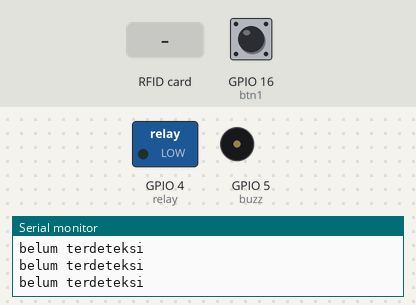
The sketch below on a simulated ESP8266 (NodeMCU). On the bench: switched loads named in the sketch (green lamp = pin HIGH), buzzer (waves = sounding, pin HIGH), the last lines printed to the serial monitor. The inputs (shaded band) are chosen by the test bench; at power-on: GPIO 16 (btn1) LOW. WiFi joins after 1.5 s; servers stay silent unless stated; uploads are accepted with an empty reply.

Above: at 4.1 s.
4.2 s: GPIO 16 (btn1) pulled HIGH for 0.15 s
At 4.8 s:
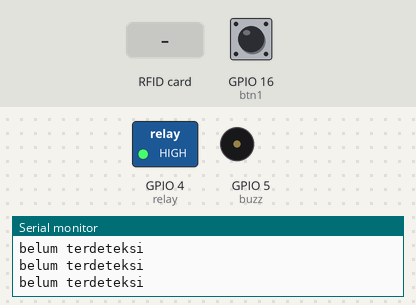
6.9 s: RFID card 12 34 43 21 held to the reader
At 7.7 s:
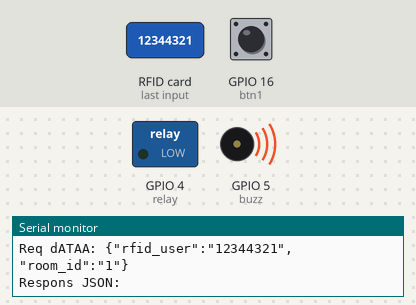
8.8 s: RFID card 5E 7A 19 C4 held to the reader
11.8 s: GPIO 16 (btn1) pulled HIGH for 3.2 s
At 13.8 s:
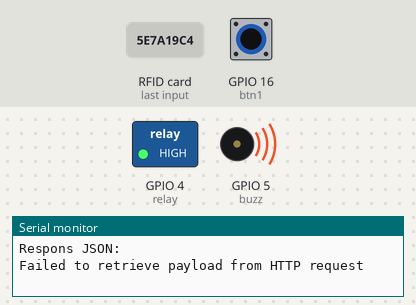
Timing chart, 0 to 16.5 s (numbered marks = the images above; inputs shaded):
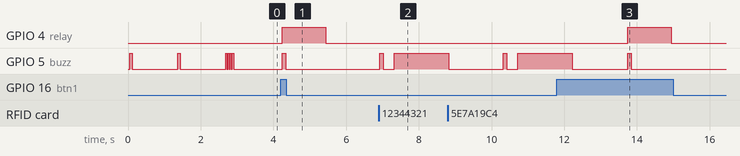

Measured:
- after the input at 4.2 s, GPIO 4 (relay): LOW → HIGH at once, → LOW 1.2 s later; GPIO 5 (buzz): LOW → HIGH at once, → LOW 0.10 s later
- after the input at 6.9 s, GPIO 5 (buzz): LOW → HIGH at once, → LOW 0.10 s later, → HIGH 0.30 s later
- after the input at 11.8 s, GPIO 4 (relay): LOW → HIGH after 2.0 s, → LOW 1.2 s later

The sketch:

Door_Access.ino
```cpp
#include <SPI.h>
#include <MFRC522.h>
#include <ESP8266WiFi.h>
#include <ESP8266HTTPClient.h>
#include <ArduinoJson.h>

#define RST_PIN 0
#define SS_PIN 2
MFRC522 mfrc522(SS_PIN, RST_PIN);

const int btn1 = 16;
const int buzz = 5;
const int relay = 4;

int button1;
int Led_OnBoard = 2;
int delayLock = 1000;

const char* ssid = "TEPI";
const char* password = "12344321";

String params = "";
String method = "POST";
String room_id = "1";
String host = "tepi.rizalscompanylab.my.id";
String base_url = "http://" + host + "/room/access";

StaticJsonDocument<256> doc;

void setup() {
  Serial.begin(115200);
  pinMode(btn1, INPUT);
  pinMode(Led_OnBoard, OUTPUT);
  pinMode(relay, OUTPUT);
  digitalWrite(relay, LOW);
  pinMode(buzz, OUTPUT);
  digitalWrite(buzz, LOW);
  SPI.begin();
  mfrc522.PCD_Init();
  WiFi.mode(WIFI_STA);
  WiFi.begin(ssid, password);
  while (WiFi.status() != WL_CONNECTED) {
    digitalWrite(buzz, HIGH);
    Serial.print("Connecting to Wi-Fi");
    delay(70);
    digitalWrite(buzz, LOW);
    for (int i = 0; i < 5; i++) {
      Serial.print(".");
      delay(250);
    }
    Serial.println(".");
  }
  Serial.println("Connected to Network/SSID");
  Serial.print("IP address: ");
  Serial.println(WiFi.localIP());
  buzzer(4, 30, true);
}

void loop() {

  if (!mfrc522.PICC_IsNewCardPresent()) {
    button1 = digitalRead(btn1);
    if (button1 == HIGH) {
      digitalWrite(relay, HIGH);
      buzzer(1, 100, true);
      delay(delayLock);
      digitalWrite(relay, LOW);
    }
    Serial.println("belum terdeteksi");
    delay(50);
    return;
  }
  if (!mfrc522.PICC_ReadCardSerial()) {
    Serial.println("kartu terdeteksi : sedang membaca");
    delay(50);
    return;
  }

  String guid;
  String content = "";
  byte letter;

  for (byte i = 0; i < mfrc522.uid.size; i++) {
    content.concat(String(mfrc522.uid.uidByte[i] < 0x10 ? " 0" : " "));
    content.concat(String(mfrc522.uid.uidByte[i], HEX));
  }

  Serial.println();
  content.toUpperCase();
  guid = content.substring(1);
  guid.replace(" ", "");
  Serial.println(guid);
  params = "{\"rfid_user\":\"" + guid + "\",\"room_id\":\"" + room_id + "\"}";

  Serial.println("Req dATAA: " + params);
  buzzer(1, 100, true);

  request(method, base_url, params);
}


void request(String method, String base_url, String data) {

  if (WiFi.status() != WL_CONNECTED) {
    while (WiFi.status() != WL_CONNECTED) {
      digitalWrite(buzz, HIGH);
      Serial.print("Connecting to Wi-Fi");
      delay(70);
      digitalWrite(buzz, LOW);
      for (int i = 0; i < 5; i++) {
        Serial.print(".");
        delay(250);
      }
      Serial.println(".");
    }
    buzzer(4, 30, true);
  }

  HTTPClient http;
  WiFiClient client;
  http.begin(client, base_url);
  http.addHeader("Content-Type", "application/application/json");
  int httpCode;
  if (method == "POST") {
    httpCode = http.POST(data);
  } else if (method == "GET") {
    httpCode = http.GET();
  } else {
    Serial.println("Metode request tidak valid: " + method);
    return;
  }

  if (httpCode > 0) {
    if (httpCode == HTTP_CODE_OK) {
      String payload = http.getString();
      Serial.println("Respons JSON:");
      Serial.println(payload);
    } else {
      String payload = http.getString();
      Serial.print("Gagal request: ");
      Serial.println(httpCode);
      Serial.println(payload);
    }
  } else {
    Serial.println("Koneksi ke server gagal.");
  }

  String payload = http.getString();

  if (payload.length() > 0) {
    DeserializationError error = deserializeJson(doc, payload);

    if (error) {
      Serial.print(F("deserializeJson() failed: "));
      Serial.println(error.f_str());
    } else {
      if (doc.containsKey("message")) {
        bool access = doc["data"]["access"];
        Serial.println("JSON - access:");
        Serial.println(access);
        if (access == true) {
          digitalWrite(relay, HIGH);
          buzzer(1, 100, true);
          delay(delayLock);
          digitalWrite(relay, LOW);
        } else {
          buzzer(5, 100, true);
        }
      } else {
        buzzer(20, 100, true);
        Serial.println("JSON: \"access\" key not found");
      }
    }
  } else {
    buzzer(1, 1500, true);
    Serial.println("Failed to retrieve payload from HTTP request");
  }

  http.end();
}

void buzzer(int banyakLoop, int timeDelay, bool polarity) {
  for (int i = 1; i <= banyakLoop; i++) {
    digitalWrite(buzz, polarity ? HIGH : LOW);
    delay(timeDelay);
    digitalWrite(buzz, !polarity ? HIGH : LOW);
    delay(timeDelay);
  }
}
```
